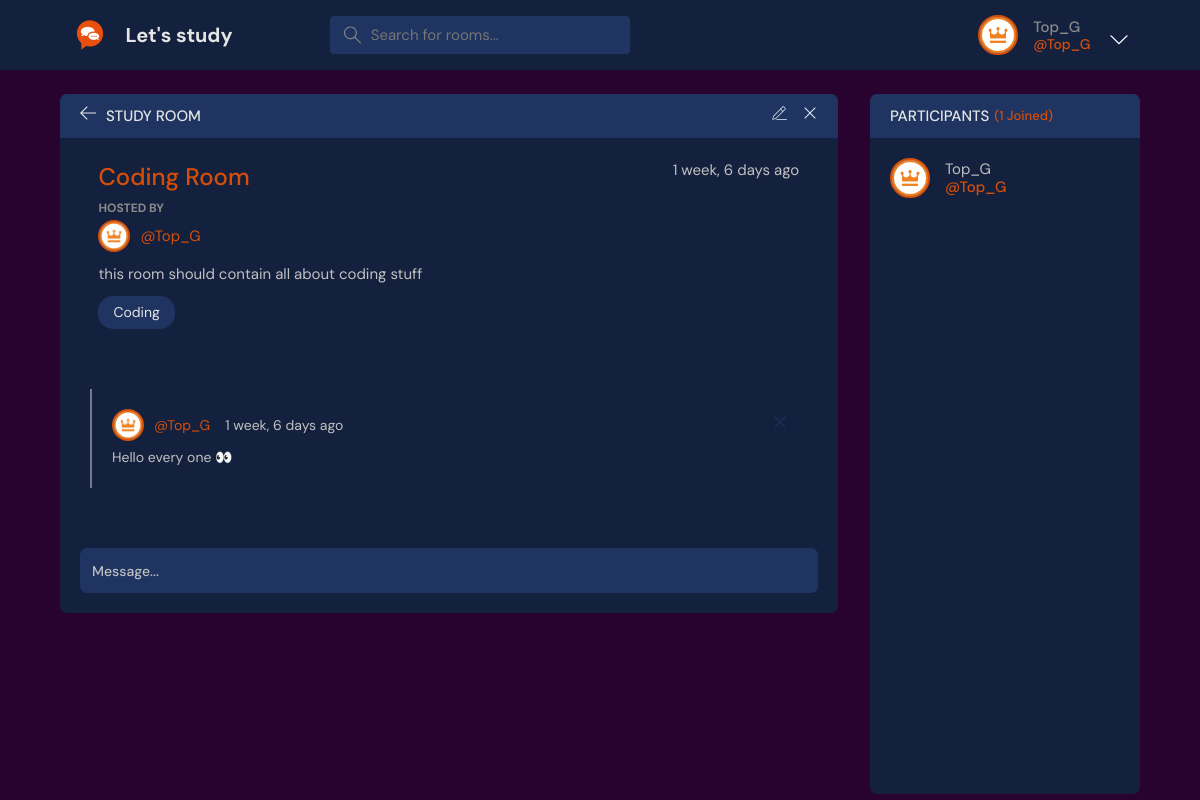
Page /room/cc11e78e318a454a820d40ad2467faeb (signed in) on the committed database.
### base/models.py (models this page shows, shortened)
class User(AbstractUser):
    username = models.CharField(max_length=200, null=True)
    fullname = models.CharField(max_length=200, null=True)
    email = models.EmailField(unique=True, null=True)
    bio = models.TextField(null=True,blank=True)
    avatar = models.ImageField(null=True, default="avatar.svg")
    USERNAME_FIELD = 'email'
    REQUIRED_FIELDS = []
    pass

class Room(models.Model):
    id = models.UUIDField(primary_key=True, unique=True, default=uuid.uuid4, editable=False)
    host = models.ForeignKey(User,on_delete=models.SET_NULL,null=True)
    topic = models.ForeignKey(Topic,on_delete=models.SET_NULL,null=True)
    name = models.CharField(max_length=200)
    description = models.TextField(null=True, blank=True)
    created_at = models.DateTimeField(auto_now_add=True)
    updated_at = models.DateTimeField(auto_now=True)
    participants = models.ManyToManyField(
        User, related_name='participants', blank=True)
    class Meta:
      ordering = ['-updated_at','-created_at']

class Topic(models.Model):
  name = models.CharField(max_length=100)

class Message(models.Model):
  user = models.ForeignKey(User, on_delete=models.CASCADE)
  room = models.ForeignKey(Room, on_delete=models.CASCADE)
  body = models.TextField()
  created_at = models.DateTimeField(auto_now_add=True)
  updated_at = models.DateTimeField(auto_now=True)

### base/views.py (the view)
# urls.py: path("room/<str:id>", views.room, name='room'),
@login_required(login_url='login')
def room(request, id):
    room = Room.objects.get(id=id)
    topics = Topic.objects.all()
    room_messages = room.message_set.all()
    participants = room.participants.all()
    participants_count = participants.count()
    if request.method == 'POST':
        message = request.POST.get('message')
        Message.objects.create(body=message, user=request.user, room=room)
        room.participants.add(request.user)
    if (room == None):
        return HttpResponse("there is no room with such id!!")
    context = {'room': room, 'room_messages': room_messages, 'topics': topics,
               'participants': participants, 'participants_count': participants_count}
    return render(request, 'base/room.html', context)

### base/templates/base/room.html (shortened to what this page needs)
{% extends 'main.html' %} {% block content %}
<main class="profile-page layout layout--2">
    <div class="container">
        <div class="room">
            <div class="room__top">
                <div class="room__topLeft">
                    <a href="{% url 'Home' %}">
                        <svg
                            version="1.1"
                            xmlns="http://www.w3.org/2000/svg"
                            width="32"
                            height="32"
                            viewBox="0 0 32 32"
                        >
                            <title>arrow-left</title>
                            <path
                                d="M13.723 2.286l-13.723 13.714 13.719 13.714 1.616-1.611-10.96-10.96h27.625v-2.286h-27.625l10.965-10.965-1.616-1.607z"
                            ></path>
                        </svg>
                    </a>
                    <h3>Study Room</h3>
                </div>
                {% if request.user == room.host %}
                <div class="room__topRight">
                    <a href="{% url 'update-room' room.id %}">
                    </a>
                    <a href="{% url 'delete-room' room.id %}">
                        <svg
                            version="1.1"
                            xmlns="http://www.w3.org/2000/svg"
                            width="32"
                            height="32"
                            viewBox="0 0 32 32"
                        >
                            <title>remove</title>
                            <path
                                d="M27.314 6.019l-1.333-1.333-9.98 9.981-9.981-9.981-1.333 1.333 9.981 9.981-9.981 9.98 1.333 1.333 9.981-9.98 9.98 9.98 1.333-1.333-9.98-9.98 9.98-9.981z"
                            ></path>
                        </svg>
                    </a>
                </div>
                {% endif %}
            </div>
            <div class="room__box">
                <div class="room__header">
                    <div class="room__info">
                        <h3>{{room.name}}</h3>
                        <span>{{room.created_at|timesince}} ago</span>
                    </div>
                    <div class="room__hosted">
                        <p>Hosted By</p>
                        <a
                            href="{% url 'user-profile' room.host.id %}"
                            class="room__author"
                        >
                            <div class="avatar avatar--small">
                                <img
                                    src="{{request.user.avatar.url}}"
                                />
                            </div>
                            <span>@{{room.host.username}}</span>
                        </a>
                    </div>
                    <p class="room__details">{{room.description}}</p>
                    <span class="room__topics"> {{room.topic.name}} </span>
                </div>
                <div class="room__conversation">
                    <div class="threads">
                        {% for message in room_messages %}
                        <div class="thread">
                            <div class="thread__top">
                                <div class="thread__author">
                                    <a href="{% url 'user-profile' message.user.id %}" class="thread__authorInfo">
                                        <div class="avatar avatar--small">
                                            <img
                                                src="{{message.user.avatar.url}}"
                                            />
                                        </div>
                                        <span>@{{message.user.username}}</span>
                                    </a>
                                    <span class="thread__date"
                                        >{{message.created_at|timesince}}
                                        ago</span
                                    >
                                </div>
                                {% if request.user == message.user %}
                                <a href="{% url 'delete-message' message.id %}">
                                    <div class="thread__delete">
                                        <svg
                                            version="1.1"
                                            xmlns="http://www.w3.org/2000/svg"
                                            width="32"
                                            height="32"
                                            viewBox="0 0 32 32"
                                        >
                                            <title>remove</title>
                                            <path
                                                d="M27.314 6.019l-1.333-1.333-9.98 9.981-9.981-9.981-1.333 1.333 9.981 9.981-9.981 9.98 1.333 1.333 9.981-9.98 9.98 9.98 1.333-1.333-9.98-9.98 9.98-9.981z"
                                            ></path>
                                        </svg>
                                    </div>
                                </a>
                                {% endif %}
                            </div>
                            <div class="thread__details">{{message.body}}</div>
                        </div>
                        {% endfor %}
                    </div>
                </div>
                <div class="room__message">
                <form action="" method="POST">
                    <input name="message" type="text" placeholder="Message..." />
                </form>
            </div>
            </div>
        </div>
        {% include 'base/participants.html' %}
    </div>
</main>
{% endblock content %}

### templates/navbar.html (shortened to what this page needs)
{% load static %}
<header class="header header--loggedIn">
    <div class="container">
        <a href="/" class="header__logo">
            <img src="{% static 'images/logo.png' %}" />
            <h1>Let's study</h1>
        </a>
        <form method="GET" action="/" class="header__search">
            <label>
                <input name="q" type="text" placeholder="Search for rooms..." />
            </label>
        </form>
        <nav class="header__menu">
            {% if request.user.is_authenticated == False %}
            <a href="{% url 'login' %}">
                <img src="{% if request.user.avatar.url %} {{request.user.avatar.url}} {% else %} {% static 'images/avatar.svg' %} {% endif %} " />
                <p > Login</p>
            </a>
            {% else %}
            <div class="header__user">
                <a href="{% url 'user-profile' request.user.id %}">
                    <div class="avatar avatar--medium active">
                        <img
                            src="{{request.user.avatar.url}}"
                        />
                    </div>
                    <p>{{request.user.username}} <span>@{{request.user.username}}</span></p>
                </a>
                <button class="dropdown-button">
                    <svg
                        version="1.1"
                        xmlns="http://www.w3.org/2000/svg"
                        width="32"
                        height="32"
                        viewBox="0 0 32 32"
                    >
                        <title>chevron-down</title>
                        <path
                            d="M16 21l-13-13h-3l16 16 16-16h-3l-13 13z"
                        ></path>
                    </svg>
                </button>
            </div>
            {% endif %}
        </nav>
    </div>
</header>

### base/templates/base/participants.html
<div class="participants">
    <h3 class="participants__top">Participants <span>({{participants_count}} Joined)</span></h3>
    <div class="participants__list scroll">
{% for user in participants %}
        <a href="{% url 'user-profile' user.id%}" class="participant">
            <div class="avatar avatar--medium">
                <img src="{{user.avatar.url}}" />
            </div>
            <p>
                {{user.username}}
                <span>@{{user.username}}</span>
            </p>
        </a>
        {% endfor %}
    </div>
</div>

### rows in the picture
User: user.avatar (picture), user.username "Top_G", avatar (picture), username "Top_G"
Room: name "Coding Room", created_at "1 week, 6 days", host.username "Top_G", description "this room should contain all about coding stuff", topic.name "Coding"
Message: user.avatar (picture), user.username "Top_G", created_at "1 week, 6 days", body "Hello every one 👀"

### other values in the picture
{{ participants_count }} "1"
